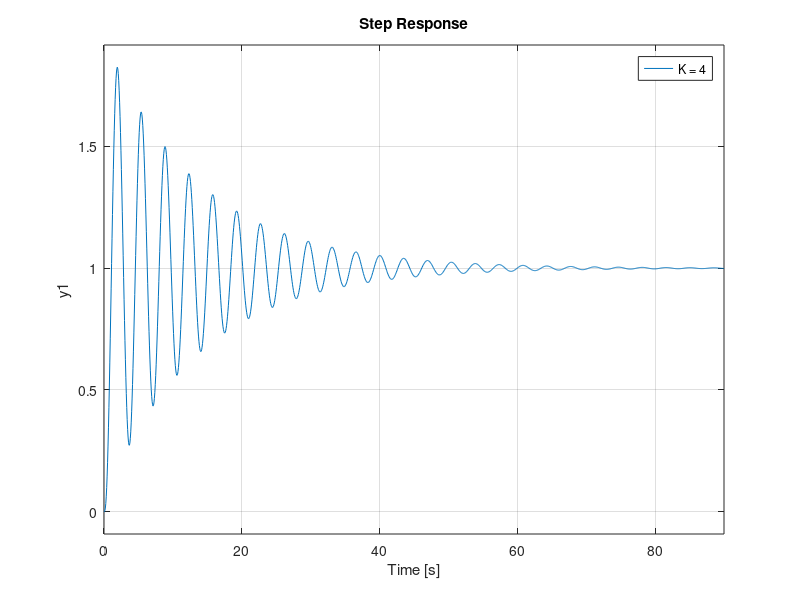

Write the MATLAB code that produced this figure.
d1 = [1 5 4 0];
L1 = tf(4,d1);
T1 = L1/(1+L1);
step(T1)
hold on
L2 = tf(5,d1);
T2 = L2/(1+L2);
step(T2)
L3 = tf(16,d1);
T3 = L3/(1+L3);
step(T3)
legend('K = 4','K = 5','K = 16')
